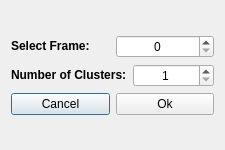
<?xml version="1.0" encoding="UTF-8"?>
<ui version="4.0">
 <class>SetParameters_KMeans</class>
 <widget class="QDialog" name="SetParameters_KMeans">
  <property name="geometry">
   <rect>
    <x>0</x>
    <y>0</y>
    <width>225</width>
    <height>150</height>
   </rect>
  </property>
  <property name="minimumSize">
   <size>
    <width>225</width>
    <height>150</height>
   </size>
  </property>
  <property name="maximumSize">
   <size>
    <width>225</width>
    <height>150</height>
   </size>
  </property>
  <property name="windowTitle">
   <string>Dialog</string>
  </property>
  <property name="windowIcon">
   <iconset resource="resource.qrc">
    <normaloff>:/res/resource/Crabs3D/logo/crabs_3d.png</normaloff>:/res/resource/Crabs3D/logo/crabs_3d.png</iconset>
  </property>
  <layout class="QVBoxLayout" name="verticalLayout_3">
   <item>
    <layout class="QVBoxLayout" name="verticalLayout_2">
     <item>
      <layout class="QVBoxLayout" name="verticalLayout">
       <item>
        <layout class="QHBoxLayout" name="horizontalLayout_3">
         <item>
          <widget class="QLabel" name="selectFrameLabel">
           <property name="text">
            <string>&lt;b&gt;Select Frame:&lt;/b&gt;</string>
           </property>
          </widget>
         </item>
         <item>
          <widget class="QSpinBox" name="selectFrameSpin">
           <property name="alignment">
            <set>Qt::AlignCenter</set>
           </property>
           <property name="maximum">
            <number>1000000</number>
           </property>
          </widget>
         </item>
        </layout>
       </item>
       <item>
        <layout class="QHBoxLayout" name="horizontalLayout_2">
         <item>
          <widget class="QLabel" name="label_2">
           <property name="text">
            <string>&lt;b&gt;Number of Clusters:&lt;/b&gt;</string>
           </property>
          </widget>
         </item>
         <item>
          <widget class="QSpinBox" name="clustersSpin">
           <property name="alignment">
            <set>Qt::AlignCenter</set>
           </property>
           <property name="minimum">
            <number>1</number>
           </property>
           <property name="maximum">
            <number>9</number>
           </property>
          </widget>
         </item>
        </layout>
       </item>
      </layout>
     </item>
     <item>
      <layout class="QHBoxLayout" name="horizontalLayout">
       <item>
        <widget class="QPushButton" name="Cancel">
         <property name="text">
          <string>Cancel</string>
         </property>
        </widget>
       </item>
       <item>
        <widget class="QPushButton" name="Ok">
         <property name="text">
          <string>Ok</string>
         </property>
        </widget>
       </item>
      </layout>
     </item>
    </layout>
   </item>
  </layout>
 </widget>
 <tabstops>
  <tabstop>selectFrameSpin</tabstop>
  <tabstop>clustersSpin</tabstop>
  <tabstop>Ok</tabstop>
  <tabstop>Cancel</tabstop>
 </tabstops>
 <resources>
  <include location="resource.qrc"/>
 </resources>
 <connections/>
</ui>
